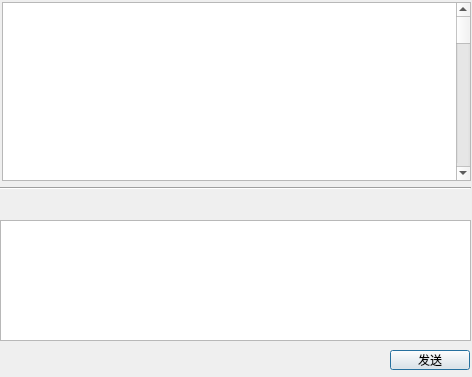
<?xml version="1.0" encoding="UTF-8"?>
<ui version="4.0">
 <class>ChatDialog</class>
 <widget class="QDialog" name="ChatDialog">
  <property name="geometry">
   <rect>
    <x>0</x>
    <y>0</y>
    <width>472</width>
    <height>377</height>
   </rect>
  </property>
  <property name="windowTitle">
   <string>Dialog</string>
  </property>
  <widget class="QPushButton" name="sendPushButton">
   <property name="geometry">
    <rect>
     <x>390</x>
     <y>350</y>
     <width>80</width>
     <height>20</height>
    </rect>
   </property>
   <property name="text">
    <string>发送</string>
   </property>
  </widget>
  <widget class="Line" name="line">
   <property name="geometry">
    <rect>
     <x>0</x>
     <y>180</y>
     <width>471</width>
     <height>16</height>
    </rect>
   </property>
   <property name="orientation">
    <enum>Qt::Horizontal</enum>
   </property>
  </widget>
  <widget class="QTextEdit" name="contextTextEdit">
   <property name="geometry">
    <rect>
     <x>0</x>
     <y>220</y>
     <width>471</width>
     <height>121</height>
    </rect>
   </property>
  </widget>
  <widget class="QTableWidget" name="tableWidget">
   <property name="geometry">
    <rect>
     <x>2</x>
     <y>2</y>
     <width>469</width>
     <height>179</height>
    </rect>
   </property>
   <property name="lineWidth">
    <number>0</number>
   </property>
   <property name="sizeAdjustPolicy">
    <enum>QAbstractScrollArea::AdjustToContents</enum>
   </property>
   <property name="gridStyle">
    <enum>Qt::NoPen</enum>
   </property>
   <property name="rowCount">
    <number>1000</number>
   </property>
   <property name="columnCount">
    <number>3</number>
   </property>
   <attribute name="horizontalHeaderVisible">
    <bool>false</bool>
   </attribute>
   <attribute name="verticalHeaderVisible">
    <bool>false</bool>
   </attribute>
   <row/>
   <row/>
   <row/>
   <row/>
   <row/>
   <row/>
   <row/>
   <row/>
   <row/>
   <row/>
   <row/>
   <row/>
   <row/>
   <row/>
   <row/>
   <row/>
   <row/>
   <row/>
   <row/>
   <row/>
   <row/>
   <row/>
   <row/>
   <row/>
   <row/>
   <row/>
   <row/>
   <row/>
   <row/>
   <row/>
   <row/>
   <row/>
   <row/>
   <row/>
   <row/>
   <row/>
   <row/>
   <row/>
   <row/>
   <row/>
   <row/>
   <row/>
   <row/>
   <row/>
   <row/>
   <row/>
   <row/>
   <row/>
   <row/>
   <row/>
   <row/>
   <row/>
   <row/>
   <row/>
   <row/>
   <row/>
   <row/>
   <row/>
   <row/>
   <row/>
   <row/>
   <row/>
   <row/>
   <row/>
   <row/>
   <row/>
   <row/>
   <row/>
   <row/>
   <row/>
   <row/>
   <row/>
   <row/>
   <row/>
   <row/>
   <row/>
   <row/>
   <row/>
   <row/>
   <row/>
   <row/>
   <row/>
   <row/>
   <row/>
   <row/>
   <row/>
   <row/>
   <row/>
   <row/>
   <row/>
   <row/>
   <row/>
   <row/>
   <row/>
   <row/>
   <row/>
   <row/>
   <row/>
   <row/>
   <row/>
   <row/>
   <row/>
   <row/>
   <row/>
   <row/>
   <row/>
   <row/>
   <row/>
   <row/>
   <row/>
   <row/>
   <row/>
   <row/>
   <row/>
   <row/>
   <row/>
   <row/>
   <row/>
   <row/>
   <row/>
   <row/>
   <row/>
   <row/>
   <row/>
   <row/>
   <row/>
   <row/>
   <row/>
   <row/>
   <row/>
   <row/>
   <row/>
   <row/>
   <row/>
   <row/>
   <row/>
   <row/>
   <row/>
   <row/>
   <row/>
   <row/>
   <row/>
   <row/>
   <row/>
   <row/>
   <row/>
   <row/>
   <row/>
   <row/>
   <row/>
   <row/>
   <row/>
   <row/>
   <row/>
   <row/>
   <row/>
   <row/>
   <row/>
   <row/>
   <row/>
   <row/>
   <row/>
   <row/>
   <row/>
   <row/>
   <row/>
   <row/>
   <row/>
   <row/>
   <row/>
   <row/>
   <row/>
   <row/>
   <row/>
   <row/>
   <row/>
   <row/>
   <row/>
   <row/>
   <row/>
   <row/>
   <row/>
   <row/>
   <row/>
   <row/>
   <row/>
   <row/>
   <row/>
   <row/>
   <row/>
   <row/>
   <row/>
   <row/>
   <row/>
   <row/>
   <row/>
   <row/>
   <row/>
   <row/>
   <row/>
   <row/>
   <row/>
   <row/>
   <row/>
   <row/>
   <row/>
   <row/>
   <row/>
   <row/>
   <row/>
   <row/>
   <row/>
   <row/>
   <row/>
   <row/>
   <row/>
   <row/>
   <row/>
   <row/>
   <row/>
   <row/>
   <row/>
   <row/>
   <row/>
   <row/>
   <row/>
   <row/>
   <row/>
   <row/>
   <row/>
   <row/>
   <row/>
   <row/>
   <row/>
   <row/>
   <row/>
   <row/>
   <row/>
   <row/>
   <row/>
   <row/>
   <row/>
   <row/>
   <row/>
   <row/>
   <row/>
   <row/>
   <row/>
   <row/>
   <row/>
   <row/>
   <row/>
   <row/>
   <row/>
   <row/>
   <row/>
   <row/>
   <row/>
   <row/>
   <row/>
   <row/>
   <row/>
   <row/>
   <row/>
   <row/>
   <row/>
   <row/>
   <row/>
   <row/>
   <row/>
   <row/>
   <row/>
   <row/>
   <row/>
   <row/>
   <row/>
   <row/>
   <row/>
   <row/>
   <row/>
   <row/>
   <row/>
   <row/>
   <row/>
   <row/>
   <row/>
   <row/>
   <row/>
   <row/>
   <row/>
   <row/>
   <row/>
   <row/>
   <row/>
   <row/>
   <row/>
   <row/>
   <row/>
   <row/>
   <row/>
   <row/>
   <row/>
   <row/>
   <row/>
   <row/>
   <row/>
   <row/>
   <row/>
   <row/>
   <row/>
   <row/>
   <row/>
   <row/>
   <row/>
   <row/>
   <row/>
   <row/>
   <row/>
   <row/>
   <row/>
   <row/>
   <row/>
   <row/>
   <row/>
   <row/>
   <row/>
   <row/>
   <row/>
   <row/>
   <row/>
   <row/>
   <row/>
   <row/>
   <row/>
   <row/>
   <row/>
   <row/>
   <row/>
   <row/>
   <row/>
   <row/>
   <row/>
   <row/>
   <row/>
   <row/>
   <row/>
   <row/>
   <row/>
   <row/>
   <row/>
   <row/>
   <row/>
   <row/>
   <row/>
   <row/>
   <row/>
   <row/>
   <row/>
   <row/>
   <row/>
   <row/>
   <row/>
   <row/>
   <row/>
   <row/>
   <row/>
   <row/>
   <row/>
   <row/>
   <row/>
   <row/>
   <row/>
   <row/>
   <row/>
   <row/>
   <row/>
   <row/>
   <row/>
   <row/>
   <row/>
   <row/>
   <row/>
   <row/>
   <row/>
   <row/>
   <row/>
   <row/>
   <row/>
   <row/>
   <row/>
   <row/>
   <row/>
   <row/>
   <row/>
   <row/>
   <row/>
   <row/>
   <row/>
   <row/>
   <row/>
   <row/>
   <row/>
   <row/>
   <row/>
   <row/>
   <row/>
   <row/>
   <row/>
   <row/>
   <row/>
   <row/>
   <row/>
   <row/>
   <row/>
   <row/>
   <row/>
   <row/>
   <row/>
   <row/>
   <row/>
   <row/>
   <row/>
   <row/>
   <row/>
   <row/>
   <row/>
   <row/>
   <row/>
   <row/>
   <row/>
   <row/>
   <row/>
   <row/>
   <row/>
   <row/>
   <row/>
   <row/>
   <row/>
   <row/>
   <row/>
   <row/>
   <row/>
   <row/>
   <row/>
   <row/>
   <row/>
   <row/>
   <row/>
   <row/>
   <row/>
   <row/>
   <row/>
   <row/>
   <row/>
   <row/>
   <row/>
   <row/>
   <row/>
   <row/>
   <row/>
   <row/>
   <row/>
   <row/>
   <row/>
   <row/>
   <row/>
   <row/>
   <row/>
   <row/>
   <row/>
   <row/>
   <row/>
   <row/>
   <row/>
   <row/>
   <row/>
   <row/>
   <row/>
   <row/>
   <row/>
   <row/>
   <row/>
   <row/>
   <row/>
   <row/>
   <row/>
   <row/>
   <row/>
   <row/>
   <row/>
   <row/>
   <row/>
   <row/>
   <row/>
   <row/>
   <row/>
   <row/>
   <row/>
   <row/>
   <row/>
   <row/>
   <row/>
   <row/>
   <row/>
   <row/>
   <row/>
   <row/>
   <row/>
   <row/>
   <row/>
   <row/>
   <row/>
   <row/>
   <row/>
   <row/>
   <row/>
   <row/>
   <row/>
   <row/>
   <row/>
   <row/>
   <row/>
   <row/>
   <row/>
   <row/>
   <row/>
   <row/>
   <row/>
   <row/>
   <row/>
   <row/>
   <row/>
   <row/>
   <row/>
   <row/>
   <row/>
   <row/>
   <row/>
   <row/>
   <row/>
   <row/>
   <row/>
   <row/>
   <row/>
   <row/>
   <row/>
   <row/>
   <row/>
   <row/>
   <row/>
   <row/>
   <row/>
   <row/>
   <row/>
   <row/>
   <row/>
   <row/>
   <row/>
   <row/>
   <row/>
   <row/>
   <row/>
   <row/>
   <row/>
   <row/>
   <row/>
   <row/>
   <row/>
   <row/>
   <row/>
   <row/>
   <row/>
   <row/>
   <row/>
   <row/>
   <row/>
   <row/>
   <row/>
   <row/>
   <row/>
   <row/>
   <row/>
   <row/>
   <row/>
   <row/>
   <row/>
   <row/>
   <row/>
   <row/>
   <row/>
   <row/>
   <row/>
   <row/>
   <row/>
   <row/>
   <row/>
   <row/>
   <row/>
   <row/>
   <row/>
   <row/>
   <row/>
   <row/>
   <row/>
   <row/>
   <row/>
   <row/>
   <row/>
   <row/>
   <row/>
   <row/>
   <row/>
   <row/>
   <row/>
   <row/>
   <row/>
   <row/>
   <row/>
   <row/>
   <row/>
   <row/>
   <row/>
   <row/>
   <row/>
   <row/>
   <row/>
   <row/>
   <row/>
   <row/>
   <row/>
   <row/>
   <row/>
   <row/>
   <row/>
   <row/>
   <row/>
   <row/>
   <row/>
   <row/>
   <row/>
   <row/>
   <row/>
   <row/>
   <row/>
   <row/>
   <row/>
   <row/>
   <row/>
   <row/>
   <row/>
   <row/>
   <row/>
   <row/>
   <row/>
   <row/>
   <row/>
   <row/>
   <row/>
   <row/>
   <row/>
   <row/>
   <row/>
   <row/>
   <row/>
   <row/>
   <row/>
   <row/>
   <row/>
   <row/>
   <row/>
   <row/>
   <row/>
   <row/>
   <row/>
   <row/>
   <row/>
   <row/>
   <row/>
   <row/>
   <row/>
   <row/>
   <row/>
   <row/>
   <row/>
   <row/>
   <row/>
   <row/>
   <row/>
   <row/>
   <row/>
   <row/>
   <row/>
   <row/>
   <row/>
   <row/>
   <row/>
   <row/>
   <row/>
   <row/>
   <row/>
   <row/>
   <row/>
   <row/>
   <row/>
   <row/>
   <row/>
   <row/>
   <row/>
   <row/>
   <row/>
   <row/>
   <row/>
   <row/>
   <row/>
   <row/>
   <row/>
   <row/>
   <row/>
   <row/>
   <row/>
   <row/>
   <row/>
   <row/>
   <row/>
   <row/>
   <row/>
   <row/>
   <row/>
   <row/>
   <row/>
   <row/>
   <row/>
   <row/>
   <row/>
   <row/>
   <row/>
   <row/>
   <row/>
   <row/>
   <row/>
   <row/>
   <row/>
   <row/>
   <row/>
   <row/>
   <row/>
   <row/>
   <row/>
   <row/>
   <row/>
   <row/>
   <row/>
   <row/>
   <row/>
   <row/>
   <row/>
   <row/>
   <row/>
   <row/>
   <row/>
   <row/>
   <row/>
   <row/>
   <row/>
   <row/>
   <row/>
   <row/>
   <row/>
   <row/>
   <row/>
   <row/>
   <row/>
   <row/>
   <row/>
   <row/>
   <row/>
   <row/>
   <row/>
   <row/>
   <row/>
   <row/>
   <row/>
   <row/>
   <row/>
   <row/>
   <row/>
   <row/>
   <row/>
   <row/>
   <row/>
   <row/>
   <row/>
   <row/>
   <row/>
   <row/>
   <row/>
   <row/>
   <row/>
   <row/>
   <row/>
   <row/>
   <row/>
   <row/>
   <row/>
   <row/>
   <row/>
   <row/>
   <row/>
   <row/>
   <row/>
   <row/>
   <row/>
   <row/>
   <row/>
   <row/>
   <row/>
   <row/>
   <row/>
   <row/>
   <row/>
   <row/>
   <row/>
   <row/>
   <row/>
   <row/>
   <row/>
   <row/>
   <row/>
   <row/>
   <row/>
   <row/>
   <row/>
   <row/>
   <row/>
   <row/>
   <row/>
   <row/>
   <row/>
   <row/>
   <row/>
   <row/>
   <row/>
   <row/>
   <row/>
   <row/>
   <row/>
   <row/>
   <row/>
   <row/>
   <row/>
   <row/>
   <row/>
   <row/>
   <row/>
   <row/>
   <row/>
   <row/>
   <row/>
   <row/>
   <row/>
   <row/>
   <row/>
   <row/>
   <row/>
   <row/>
   <row/>
   <row/>
   <row/>
   <row/>
   <row/>
   <row/>
   <row/>
   <row/>
   <row/>
   <row/>
   <row/>
   <row/>
   <row/>
   <row/>
   <row/>
   <row/>
   <row/>
   <row/>
   <row/>
   <row/>
   <row/>
   <row/>
   <row/>
   <row/>
   <row/>
   <row/>
   <row/>
   <row/>
   <row/>
   <row/>
   <row/>
   <row/>
   <row/>
   <row/>
   <row/>
   <row/>
   <row/>
   <row/>
   <row/>
   <row/>
   <row/>
   <row/>
   <row/>
   <row/>
   <row/>
   <row/>
   <row/>
   <row/>
   <row/>
   <row/>
   <row/>
   <row/>
   <row/>
   <row/>
   <row/>
   <row/>
   <row/>
   <row/>
   <row/>
   <row/>
   <row/>
   <row/>
   <row/>
   <row/>
   <row/>
   <row/>
   <row/>
   <row/>
   <row/>
   <row/>
   <row/>
   <row/>
   <row/>
   <row/>
   <row/>
   <row/>
   <row/>
   <row/>
   <row/>
   <row/>
   <row/>
   <row/>
   <row/>
   <row/>
   <row/>
   <row/>
   <row/>
   <row/>
   <row/>
   <row/>
   <row/>
   <row/>
   <row/>
   <row/>
   <row/>
   <row/>
   <row/>
   <row/>
   <row/>
   <row/>
   <row/>
   <row/>
   <row/>
   <row/>
   <row/>
   <row/>
   <row/>
   <row/>
   <row/>
   <row/>
   <row/>
   <row/>
   <row/>
   <row/>
   <row/>
   <row/>
   <row/>
   <row/>
   <row/>
   <row/>
   <row/>
   <row/>
   <row/>
   <row/>
   <row/>
   <row/>
   <row/>
   <row/>
   <row/>
   <row/>
   <row/>
   <row/>
   <row/>
   <row/>
   <row/>
   <column/>
   <column/>
   <column/>
  </widget>
 </widget>
 <resources/>
 <connections/>
</ui>
